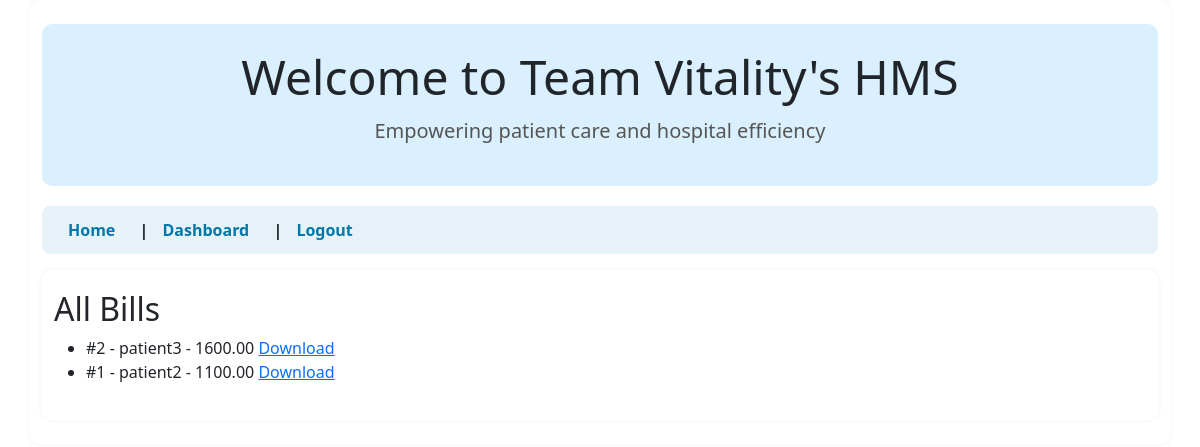
The page /billing/admin/list/ (signed in) on the database its author committed.
### billing/models.py (models this page shows, shortened)
class Bill(models.Model):
    patient = models.ForeignKey('patients.Patient', on_delete=models.CASCADE, related_name='bills')
    room_charge = models.DecimalField(max_digits=10, decimal_places=2, default=0)
    doctor_fee = models.DecimalField(max_digits=10, decimal_places=2, default=0)
    medicine_cost = models.DecimalField(max_digits=10, decimal_places=2, default=0)
    other_cost = models.DecimalField(max_digits=10, decimal_places=2, default=0)
    total = models.DecimalField(max_digits=10, decimal_places=2, default=0)
    notes = models.CharField(max_length=255, blank=True)
    created_at = models.DateTimeField(auto_now_add=True)

### patients/models.py (models this page shows, shortened)
class Patient(models.Model):
    user = models.OneToOneField(User, on_delete=models.CASCADE, related_name='patient')
    symptoms = models.TextField()
    approved = models.BooleanField(default=False)  # mirrors Profile.approved (for convenience)
    is_discharged = models.BooleanField(default=False)
    discharge_date = models.DateField(null=True, blank=True)
    history = models.TextField(blank=True, default='')

### billing/views.py (the view)
# urls.py: path('admin/list/', billing_list, name='admin_billing_list'),
@login_required
@role_required('Admin')
def billing_list(request):
    bills = Bill.objects.select_related('patient','patient__user').order_by('-created_at')
    return render(request, 'billing/list.html', {'bills': bills})

### accounts/utils.py (called while the page is built)
def role_required(role_name):
    def decorator(view_func):
        @wraps(view_func)
        def _wrapped(request, *args, **kwargs):
            user = request.user
            if not user.is_authenticated:
                from django.contrib.auth.views import redirect_to_login
                return redirect_to_login(next=request.get_full_path())
            profile = getattr(user, 'profile', None)
            if not profile or profile.role != role_name:
                raise PermissionDenied
            if role_name in ('Patient', 'Doctor') and not profile.approved:
                raise PermissionDenied
            return view_func(request, *args, **kwargs)
        return _wrapped
    return decorator

### templates/billing/list.html
{% extends 'base.html' %}
{% block content %}
<h2>All Bills</h2>
<ul>
  {% for b in bills %}
    <li>#{{ b.id }} - {{ b.patient.user.username }} - {{ b.total }}
      <a href="{% url 'download_bill' b.id %}">Download</a></li>
  {% empty %}<li>No bills.</li>{% endfor %}
</ul>
{% endblock %}

### static/css/style.css (style rules this page uses)
body { font-family: 'Segoe UI', sans-serif; background-color: #f0f9ff; color: #333; margin: 0; padding: 0; }
h1, h2 { color: #0055aa; margin-bottom: 10px; }
.container { background-color: #ffffff; padding: 20px; border-radius: 10px; box-shadow: 0 0 6px rgba(0, 0, 0, 0.06); }

### rows shown on the page
Bill: id "2", patient.user.username "patient3", total "1600.00"
Bill: id "1", patient.user.username "patient2", total "1100.00"
